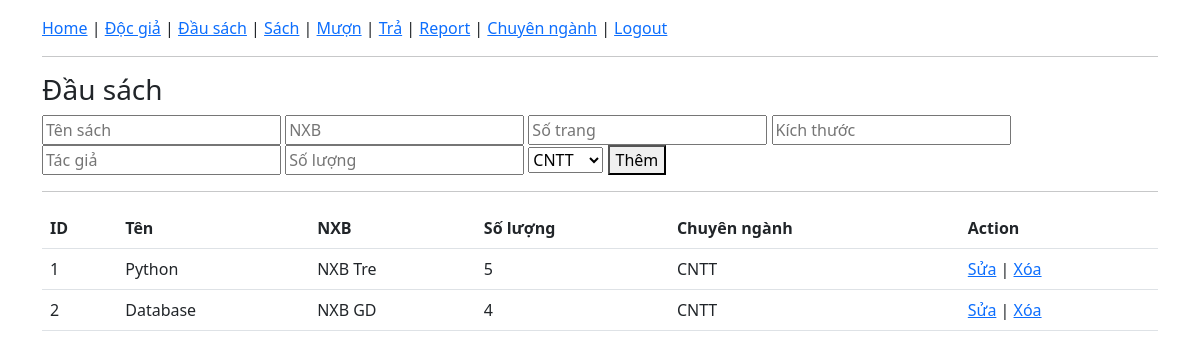
/dau_sach, run on the app's committed database.
### tables this page shows
CREATE TABLE dau_sach(
ma_dau_sach INTEGER PRIMARY KEY AUTOINCREMENT,
ten_sach TEXT,nha_xuat_ban TEXT,so_trang INTEGER,
kich_thuoc TEXT,tac_gia TEXT,so_luong INTEGER,
ma_chuyen_nganh INTEGER);

CREATE TABLE chuyen_nganh(
ma_chuyen_nganh INTEGER PRIMARY KEY AUTOINCREMENT,
ten_chuyen_nganh TEXT,mo_ta TEXT);

### app.py (the view)
@app.route("/dau_sach")
def dau_sach():
    conn = get_db()
    data = conn.execute("""
    SELECT dau_sach.*, chuyen_nganh.ten_chuyen_nganh
    FROM dau_sach
    LEFT JOIN chuyen_nganh
    ON dau_sach.ma_chuyen_nganh = chuyen_nganh.ma_chuyen_nganh
    """).fetchall()
    cn = conn.execute("SELECT * FROM chuyen_nganh").fetchall()
    conn.close()
    return render_template("dau_sach.html", data=data, chuyen_nganh=cn)

### app.py (called while the page is built)
def get_db():
    return sqlite3.connect("library.db")

### templates/dau_sach.html
{% extends "base.html" %}
{% block content %}
<h3>Đầu sách</h3>
<form method="post" action="/add_dau_sach">
<input name="ten" placeholder="Tên sách">
<input name="nxb" placeholder="NXB">
<input name="trang" placeholder="Số trang">
<input name="size" placeholder="Kích thước">
<input name="tacgia" placeholder="Tác giả">
<input name="soluong" placeholder="Số lượng">
<select name="ma_chuyen_nganh">
{% for c in chuyen_nganh %}
<option value="{{ c[0] }}">{{ c[1] }}</option>
{% endfor %}
</select>
<button>Thêm</button>
</form>
<hr>
<table class="table">
<tr>
<th>ID</th>
<th>Tên</th>
<th>NXB</th>
<th>Số lượng</th>
<th>Chuyên ngành</th>
<th>Action</th>
</tr>
{% for d in data %}
<tr>
<td>{{ d[0] }}</td>
<td>{{ d[1] }}</td>
<td>{{ d[2] }}</td>
<td>{{ d[6] }}</td>
<td>{{ d[8] }}</td>
<td>
<a href="/edit_dau_sach/{{ d[0] }}">Sửa</a> |
<a href="/delete_dau_sach/{{ d[0] }}">Xóa</a>
</td>
</tr>
{% endfor %}
</table>
{% endblock %}

### data on the page
dau_sach: ma_dau_sach "1", ten_sach "Python", nha_xuat_ban "NXB Tre", so_luong "5", ten_chuyen_nganh "CNTT"
dau_sach: ma_dau_sach "2", ten_sach "Database", nha_xuat_ban "NXB GD", so_luong "4", ten_chuyen_nganh "CNTT"

### other printed values
form field ma_chuyen_nganh "CNTT"
